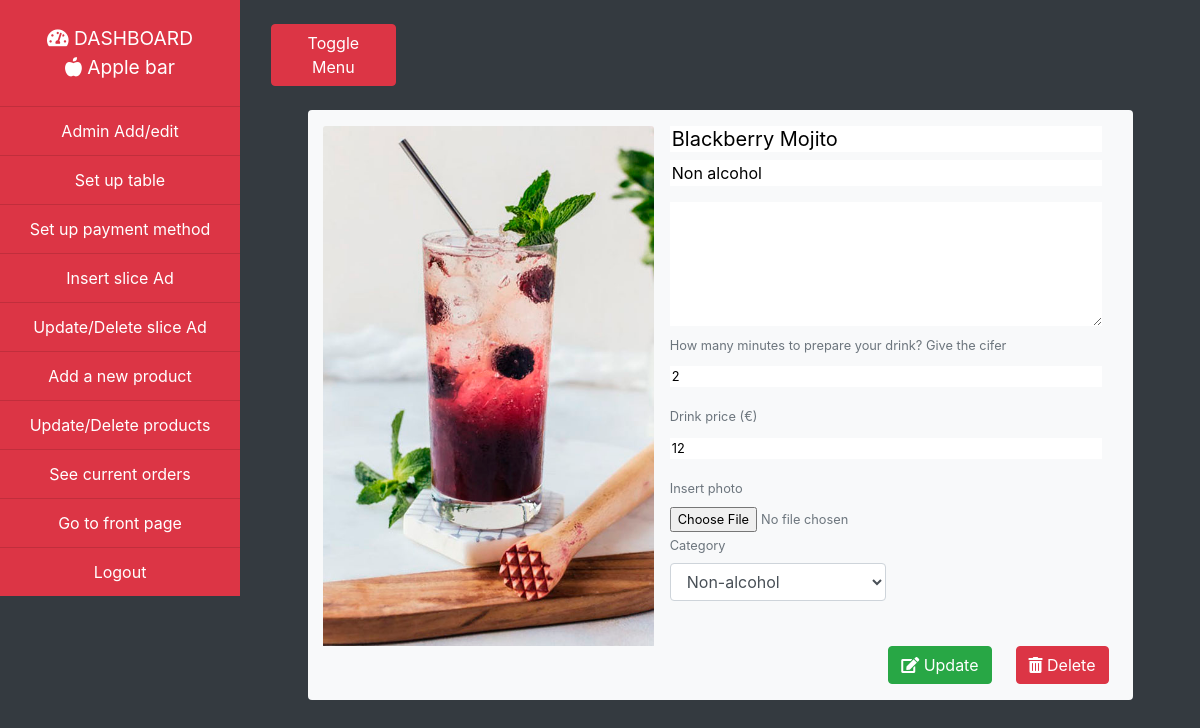
Page /admin/result_edit_a_drink.php?id=40 (signed in) on the committed database.
### tables this page shows
CREATE TABLE IF NOT EXISTS `products` (
  `id` int(11) NOT NULL AUTO_INCREMENT,
  `name` varchar(255) NOT NULL,
  `caption` varchar(255) NOT NULL,
  `description` text NOT NULL,
  `time_prepare` int(11) NOT NULL,
  `price` int(11) NOT NULL,
  `photo_file` varchar(255) NOT NULL,
  `category_id` int(11) NOT NULL,
  PRIMARY KEY (`id`),
  KEY `category_id` (`category_id`),
  KEY `category_id_2` (`category_id`)
);

### admin/includes/Database.Class.php (called while the page is built, shortened)
<?php
class Database
{
    public $connection;
    public function open_db_connection()
    {
        $this->connection = mysqli_connect(DB_HOST, DB_USER, DB_PASS, DB_NAME);
    }
    public function query($sql)
    {
        $result = $this->connection->query($sql);
        return $result;
    }
}
$database = new Database();

### admin/includes/Db_object.Class.php (called while the page is built, shortened)
<?php
class Db_object
{
    public static function find_by_id($id)
    {
        $result = static::find_this_query("SELECT * from " . static::$db_table . " WHERE id=$id LIMIT 1");
        return !empty($result) ? array_shift($result) : false;
    }
    public static function find_this_query($sql)
    {
        global $database;
        $result = $database->query($sql);
        $the_object_array = array();
        while ($row = mysqli_fetch_array($result)) {
            $the_object_array[] = static::instantie($row);
        }
        return $the_object_array;
    }
    public static function instantie($result)
    {   $calling_class = get_called_class();
        $the_object = new $calling_class;
        foreach ($result as $the_attribute => $value) {
            if($the_object->has_the_attribute($the_attribute)) {
                $the_object->$the_attribute = $value;
            }
        }
        return $the_object;
    }
    private function has_the_attribute($the_attribute)
    {
        $object_properties = get_object_vars($this);
        return array_key_exists($the_attribute, $object_properties);
    }
}
?>

### admin/includes/Data.Class.php (called while the page is built, shortened)
<?php
class Data extends Db_object
{
    public $photo_file;
    public $upload_directory = 'img'. DS .'products';
    public function picture_path(){
        return $this->upload_directory. DS .$this->photo_file;
    }
}

### admin/result_edit_a_drink.php (the view, shortened to what this page needs)
<?php include("includes/template_header.php"); ?>
<?php include("includes/sidebar_DBD.php"); ?>
<?php
$data = Data::find_by_id($_GET['id']);
?>
<div class="row">
    <div class="col-12 col-lg-10 mb-3 bg-light rounded mx-auto">
        <form action="" method="POST" enctype="multipart/form-data">
            <div class="row no-gutters">
                <div class="col-md-5 mt-3">
                    <img id="output" src="<?php echo $data->picture_path(); ?>" class="menucard-img">
                </div>
                <div class="col-md-7">
                    <div class="m-3">
                        <h5>
                            <input type="text" name="name" class="border-0 w-100" placeholder="Drink name" value="<?php echo $data->name; ?>">
                        </h5>
                        <p class="card-text">
                            <input type="text" name="caption" class="border-0 w-100" placeholder="Tell something about your drink" value="<?php echo $data->caption; ?>">
                        </p>
                        <textarea name="description" class="border-0 w-100" cols="30" rows="5" ><?php echo $data->description; ?></textarea>
                        <p><small class="text-muted">
                                <label for="time_prepare">How many minutes to prepare your drink? Give the cifer</label>
                                <input type="text" name="time_prepare" class="border-0 w-100 text-sm text-grey-300" placeholder="3" value="<?php echo $data->time_prepare; ?>">
                            </small></p>
                        <p><small class="text-muted">
                                <label for="price">Drink price (€)</label>
                                <input type="text" name="price" class="border-0 w-100 text-sm text-grey-300" placeholder="10"  value="<?php echo $data->price; ?>">
                            </small></p>
                        <div class="col-12 text-grey-300 p-0">
                            <small class="text-muted">
                                    <label for="photo_file">Insert photo</label>
                                    <input type="file" accept="image/*" name="photo_file" id="file" onchange="loadFile(event)" class="border-0 w-100 text-sm text-grey-300">
                            </small>
                        </div>
                        <div class="form-group col-md-6 p-0">
                            <small class="text-muted">
                                <label for="category_id">Category</label>
                                <select id="category_id" name="category_id" class="form-control">
                                    <option value=6 <?php if($data->category_id==6) echo 'selected="selected"';?>>Non-alcohol</option>
                                </select>
                            </small>
                        </div>
                    </div>
                </div>
            </div>
            <div class="row justify-content-end">
                <button  type="submit" name="submit" class="btn btn-success mr-4 mb-3"><i class="fas fa-edit"></i> Update</button>
                <a href="delete_product.php?id=<?php echo $data->id; ?>" class="btn btn-danger mr-4 mb-3"><i class="fas fa-trash-alt"></i> Delete</a>
            </div>
        </form>
    </div>
</div>
</div>
<?php include("includes/template_footer.php"); ?>

### admin/css/templatemenu.css (style rules this page uses)
body { overflow-x: hidden; }
.menucard-img { border-top-left-radius: calc(.25rem - 1px); border-top-right-radius: calc(.25rem - 1px); height: 65vh; object-fit: cover; object-position: center center; }
img { max-width: 100%; height: auto; display:block; vertical-align: middle; border-style: none; }

### rows in the picture
products: photo_file (picture), name "Blackberry Mojito", caption "Non alcohol", time_prepare "2", price "12", category_id "Non-alcohol"
